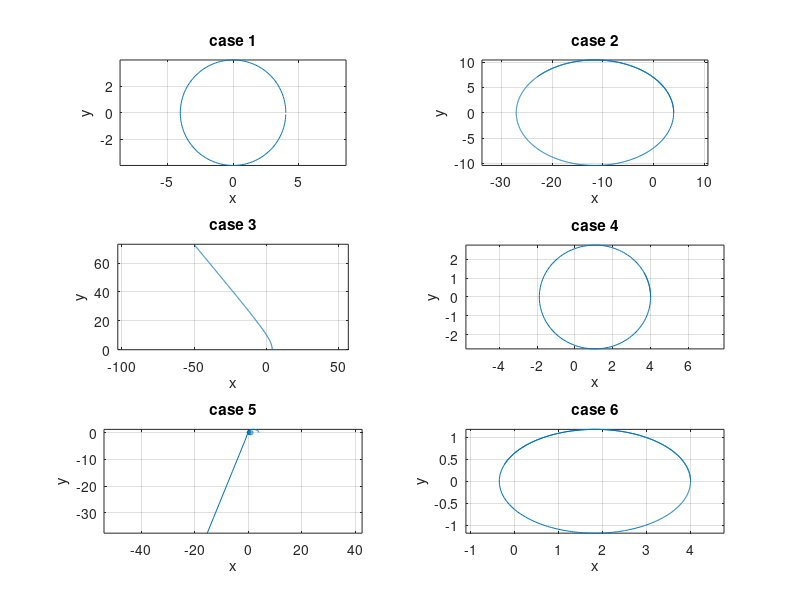

This figure's MATLAB source:
% RKORBITS  RK4 solutions to the several orbital problems in P14.

% the ODE IVP; note u = (x,y,z,w)
f = @(u) [u(3);...
          u(4);...
          -u(1) / (u(1)^2 + u(2)^2)^1.5;...
          -u(2) / (u(1)^2 + u(2)^2)^1.5];

% cases
ww = [0.5, 0.66, 0.8, 0.4, 0.2, 0.2];
hh = [0.25, 0.5, 0.5, 0.25, 0.25, 0.05];
TT = [50, 500, 200, 35, 30, 30];

for c = 1:6
    u0 = [4; 0; 0; ww(c)];
    h = hh(c);  n = round((TT(c) - 0) / h);
    t = 0:h:TT(c);
    uu = zeros(4, n+1);  uu(:, 1) = u0;
    for k = 1:n
        half = h / 2;
        q1 = f(uu(:, k));
        q2 = f(uu(:, k) + half * q1);
        q3 = f(uu(:, k) + half * q2);
        q4 = f(uu(:, k) + h * q3);
        uu(:, k+1) = uu(:, k) + h * (q1 + 2*q2 + 2*q3 + q4) / 6;
    end
    subplot(3,2,c),  plot(uu(1, :), uu(2, :))
    axis equal,  grid on,  xlabel x,  ylabel y
    title(sprintf('case %d', c))
end
